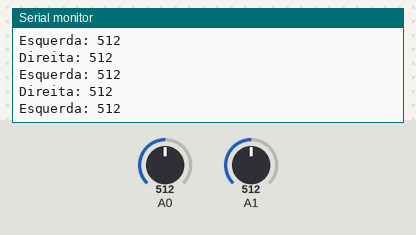
Simulated run of this sketch. Board: Arduino Uno, built with avr-gcc and run on an emulated ATmega328P. Parts: the last lines printed to the serial monitor. The inputs (shaded band) are chosen by the test bench; at power-on: A0 = 512, A1 = 512.

Above: at 1.2 s.
1.3 s: A0 set to 716
At 1.72 s:
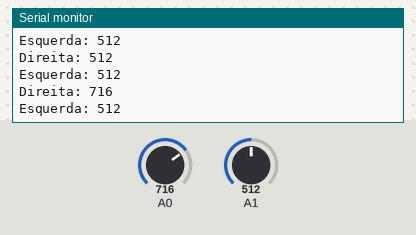
2.8 s: A1 set to 716
At 3.22 s:
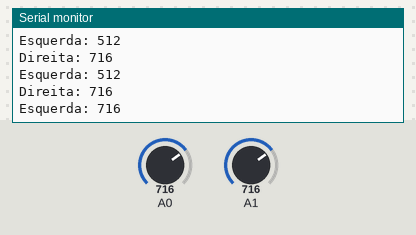
4.3 s: A0 set to 900
At 4.42 s:
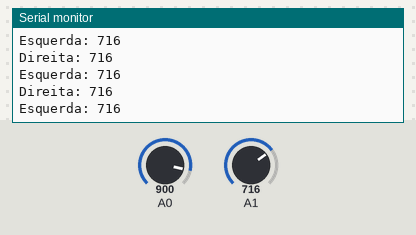
5.8 s: A1 set to 900
At 5.93 s:
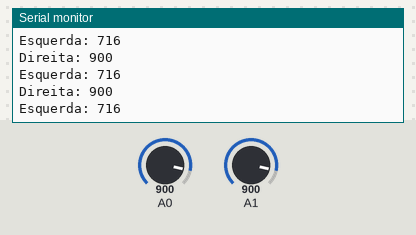
Timing chart, 0 to 8.3 s (numbered marks = the images above; inputs shaded):
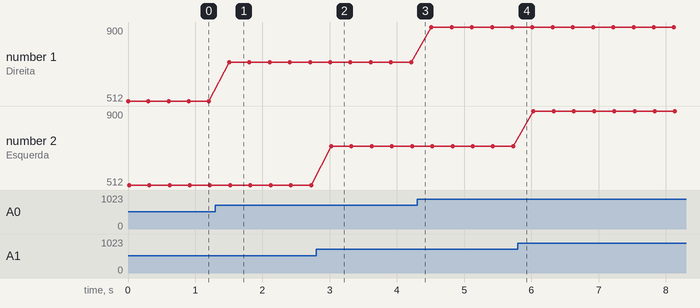

Measured:
- after the input at 1.3 s, the serial monitor: prints a new line after 0.20 s (image 1)
- after the input at 2.8 s, the serial monitor: prints a new line after 0.22 s (image 2)
- plotted number 1: 512 → 716 after the input at 1.3 s, 716 → 900 after the input at 4.3 s

The sketch:

teste_sensores.ino
```cpp
void setup() {
  pinMode(A0,INPUT);
  pinMode(A1,INPUT);
  Serial.begin(9600);

}

void loop() {
  Serial.print("\nDireita: ");
  Serial.println(analogRead(A0));
  Serial.print("Esquerda: ");
  Serial.println(analogRead(A1));
  delay(300);
}
```
